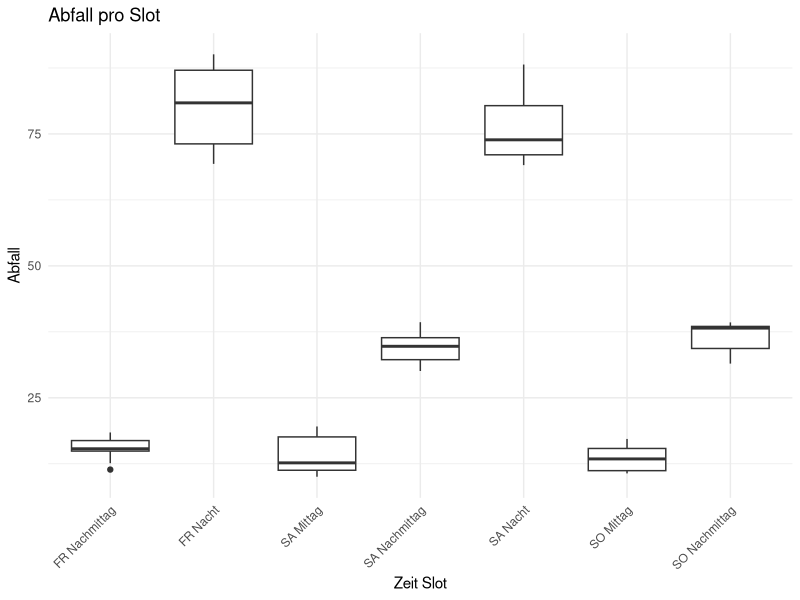

Recreate this plot in R.
## ---- chunk 1
#| echo: false
# Load required libraries
library(ggplot2)
library(tidyr)
library(dplyr)
library(scales)

slots <- c("FR Nachmittag", "FR Nacht", "SA Mittag", "SA Nachmittag", "SA Nacht", "SO Mittag", "SO Nachmittag")
wetter_probs <- c(2/3, 1/3)
first_slot <- c(0.10, 0.20)
rest_slots <- c(0.3, 0.4)
bad_weather_factor <- 0.7
essen_e <- c(2, 1, 3)
essen_sd <- c(2, 1, 1)
trinken_e <- c(1, 2, 4)
trinken_sd <- c(1, 1, 3)
nsim <- 10
abfall_produziert <- 0
abfall_gewicht_pro_einheit <- 0.000015 # gweicht in tonnen

calc_mu <- function(E, sd){
  return (log(E) - sd^(2) / 2)
}

essen_mu <- calc_mu(essen_e, essen_sd)
trinken_mu <- calc_mu(trinken_e, trinken_sd)

M <- matrix(NA, nrow = nsim, ncol = length(slots))

for (i in 1:nsim) {
  anzahl_personen <- rpois(1, 2200000)
  wetter_schoen <- sample(c(TRUE, FALSE), size = 1, prob = wetter_probs)
  
  temp_first <- first_slot
  temp_rest <- rest_slots
  
  if (!wetter_schoen) {
    temp_rest <- c(rest_slots[1] * bad_weather_factor, rest_slots[2] * bad_weather_factor)
    temp_first <- c(first_slot[1] * bad_weather_factor, first_slot[2] * bad_weather_factor)
  }
  
  besucher_pro_slot <- c(runif(1, min = first_slot[1], max = first_slot[2]) * anzahl_personen,
                         runif(1, min = rest_slots[1], max = rest_slots[2]) * anzahl_personen,
                         runif(1, min = first_slot[1], max = first_slot[2]) * anzahl_personen,
                         runif(1, min = rest_slots[1], max = rest_slots[2]) * anzahl_personen,
                         runif(1, min = rest_slots[1], max = rest_slots[2]) * anzahl_personen,
                         runif(1, min = first_slot[1], max = first_slot[2]) * anzahl_personen,
                         runif(1, min = rest_slots[1], max = rest_slots[2]) * anzahl_personen)
  
  besucher_pro_slot <- round(besucher_pro_slot)
  #print(sum(besucher_pro_slot))
  
  abfall_pro_slot <- c()
  current_time <- 2
  for (n in 1:length(besucher_pro_slot)) {
    abfall_pro_slot[n] <- sum(rlnorm(besucher_pro_slot[n], essen_mu[current_time], essen_sd[current_time])) + sum(rlnorm(besucher_pro_slot[n], trinken_mu[current_time], trinken_sd[current_time]))
    
    if (current_time == 3) {
    current_time <- 1}
    else {current_time <- current_time + 1}

  }
  M[i,] <- abfall_pro_slot * abfall_gewicht_pro_einheit
}

# Convert the matrix to a data frame
df <- as.data.frame(M)
colnames(df) <- slots

# Reshape the data to long format
df_long <- df %>%
  pivot_longer(cols = everything(), names_to = "Slot", values_to = "Abfall")

# Create the boxplot using ggplot2
ggplot(df_long, aes(x = Slot, y = Abfall)) +
  geom_boxplot() +
  scale_y_continuous(labels = label_comma()) +
  labs(title = "Abfall pro Slot", x = "Zeit Slot", y = "Abfall") +
  theme_minimal() +
  theme(axis.text.x = element_text(angle = 45, hjust = 1))

(mean(rowSums(M)))

## ---- chunk 2
